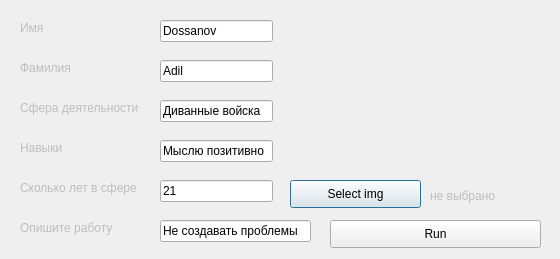
<?xml version="1.0" encoding="UTF-8"?>
<ui version="4.0">
 <class>Dialog</class>
 <widget class="QDialog" name="Dialog">
  <property name="geometry">
   <rect>
    <x>0</x>
    <y>0</y>
    <width>560</width>
    <height>259</height>
   </rect>
  </property>
  <property name="windowTitle">
   <string>DAK_Lab6.1</string>
  </property>
  <widget class="QLineEdit" name="lineEdit_0">
   <property name="geometry">
    <rect>
     <x>160</x>
     <y>20</y>
     <width>113</width>
     <height>22</height>
    </rect>
   </property>
   <property name="text">
    <string>Dossanov</string>
   </property>
  </widget>
  <widget class="QLineEdit" name="lineEdit_1">
   <property name="geometry">
    <rect>
     <x>160</x>
     <y>60</y>
     <width>113</width>
     <height>22</height>
    </rect>
   </property>
   <property name="text">
    <string>Adil</string>
   </property>
  </widget>
  <widget class="QLineEdit" name="lineEdit_2">
   <property name="geometry">
    <rect>
     <x>160</x>
     <y>100</y>
     <width>113</width>
     <height>22</height>
    </rect>
   </property>
   <property name="text">
    <string>Диванные войска</string>
   </property>
  </widget>
  <widget class="QPushButton" name="pushButton_Img">
   <property name="geometry">
    <rect>
     <x>290</x>
     <y>180</y>
     <width>131</width>
     <height>28</height>
    </rect>
   </property>
   <property name="text">
    <string>Select img</string>
   </property>
  </widget>
  <widget class="QLabel" name="label_Img">
   <property name="enabled">
    <bool>false</bool>
   </property>
   <property name="geometry">
    <rect>
     <x>290</x>
     <y>20</y>
     <width>251</width>
     <height>141</height>
    </rect>
   </property>
   <property name="styleSheet">
    <string notr="true"/>
   </property>
   <property name="text">
    <string/>
   </property>
  </widget>
  <widget class="QLabel" name="label_0">
   <property name="enabled">
    <bool>false</bool>
   </property>
   <property name="geometry">
    <rect>
     <x>20</x>
     <y>20</y>
     <width>121</width>
     <height>16</height>
    </rect>
   </property>
   <property name="text">
    <string>Имя</string>
   </property>
  </widget>
  <widget class="QLabel" name="label_1">
   <property name="enabled">
    <bool>false</bool>
   </property>
   <property name="geometry">
    <rect>
     <x>20</x>
     <y>60</y>
     <width>121</width>
     <height>16</height>
    </rect>
   </property>
   <property name="text">
    <string>Фамилия</string>
   </property>
  </widget>
  <widget class="QLabel" name="label_2">
   <property name="enabled">
    <bool>false</bool>
   </property>
   <property name="geometry">
    <rect>
     <x>20</x>
     <y>100</y>
     <width>131</width>
     <height>16</height>
    </rect>
   </property>
   <property name="text">
    <string>Сфера деятельности</string>
   </property>
  </widget>
  <widget class="QPushButton" name="pushButton_Run">
   <property name="geometry">
    <rect>
     <x>330</x>
     <y>220</y>
     <width>211</width>
     <height>28</height>
    </rect>
   </property>
   <property name="text">
    <string>Run</string>
   </property>
  </widget>
  <widget class="QLabel" name="label_3">
   <property name="enabled">
    <bool>false</bool>
   </property>
   <property name="geometry">
    <rect>
     <x>20</x>
     <y>140</y>
     <width>131</width>
     <height>16</height>
    </rect>
   </property>
   <property name="text">
    <string>Навыки</string>
   </property>
  </widget>
  <widget class="QLineEdit" name="lineEdit_3">
   <property name="geometry">
    <rect>
     <x>160</x>
     <y>140</y>
     <width>113</width>
     <height>22</height>
    </rect>
   </property>
   <property name="text">
    <string>Мыслю позитивно</string>
   </property>
  </widget>
  <widget class="QLabel" name="label_ImgName">
   <property name="enabled">
    <bool>false</bool>
   </property>
   <property name="geometry">
    <rect>
     <x>430</x>
     <y>185</y>
     <width>121</width>
     <height>21</height>
    </rect>
   </property>
   <property name="text">
    <string>не выбрано</string>
   </property>
  </widget>
  <widget class="QLabel" name="label_5">
   <property name="enabled">
    <bool>false</bool>
   </property>
   <property name="geometry">
    <rect>
     <x>20</x>
     <y>220</y>
     <width>131</width>
     <height>16</height>
    </rect>
   </property>
   <property name="text">
    <string>Опишите работу</string>
   </property>
  </widget>
  <widget class="QLabel" name="label_4">
   <property name="enabled">
    <bool>false</bool>
   </property>
   <property name="geometry">
    <rect>
     <x>20</x>
     <y>180</y>
     <width>131</width>
     <height>16</height>
    </rect>
   </property>
   <property name="text">
    <string>Сколько лет в сфере</string>
   </property>
  </widget>
  <widget class="QLineEdit" name="lineEdit_5">
   <property name="geometry">
    <rect>
     <x>160</x>
     <y>220</y>
     <width>151</width>
     <height>22</height>
    </rect>
   </property>
   <property name="text">
    <string>Не создавать проблемы</string>
   </property>
  </widget>
  <widget class="QLineEdit" name="lineEdit_4">
   <property name="geometry">
    <rect>
     <x>160</x>
     <y>180</y>
     <width>113</width>
     <height>22</height>
    </rect>
   </property>
   <property name="text">
    <string>21</string>
   </property>
  </widget>
 </widget>
 <resources/>
 <connections/>
</ui>
